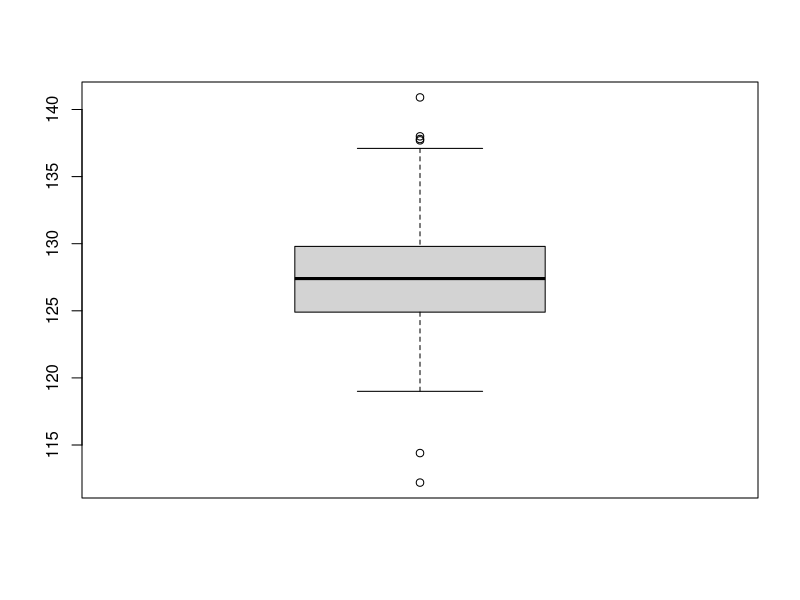

Reproduce this figure in R.
#Ucitavanje podataka
data <- read.csv("travel-times.csv", stringsAsFactors = F)
#informacije po kolonama
str(data)
#statistike informacije po kolonama (mean,median, std,...)
summary(data)

#provera nedostajucih vrednosti
# apply(data, MARGIN = 2, FUN = function(x) sum(is.na(x)))
# apply(data, MARGIN = 2, function(x) sum(x==" "))
# apply(data, 2, function(x) sum(x == "-"))
# apply(data, 2, function(a) sum(a == ""))
# ?apply

#drugi lepsi i brzi nacin za proveru nedostajucih vrednosti
colSums(data == "" | data == "-" | data == " " | is.na(data))

#izbacivanje kolona
data$Date <- NULL
data$StartTime <- NULL
data$DayOfWeek <- NULL

#provera tipa podataka u koloni
class(data$GoingTo)
#provera vrednosti u koloni
table(data$GoingTo)

#eksplicitno pretavranje kolone u character variablu (mozeda i ne mora)
data$GoingTo <- as.character(data$GoingTo)
#zamena svih "" vrednosti sa vredinosti koja se najvise pojavljuje u koloni
data$GoingTo[data$GoingTo == ""] <- "Work"
#pretvaranje character varijable u faktorsku kako bi mogla da radi u modelu
data$GoingTo <- factor(data$GoingTo, levels = c("Home", "Work"))

#informacije po kolonama
str(data)

#pretavranje nedostajucih vrednosti u NA kako bi mogli da izracunamo medijanu
data$FuelEconomy[data$FuelEconomy == "" | data$FuelEconomy == " " | data$FuelEconomy == "-" | is.na(data$FuelEconomy)] <- NA
#pretvaranje kolone u numericku eksplicitno
data$FuelEconomy <- as.numeric(data$FuelEconomy)

#provera da li kolona ima normalnu raspodelu
shapiro.test(na.omit(data$FuelEconomy))
#shapiro.test(data$FuelEconomy[!is.na(data$FuelEconomy)])
#saznanjem da kolona nema normalnu raspodelu jer je sig < 0.05 NA vrednosti menjamo medijanom kolone

#kreiranje nove promenjive koja je medijana kolone
medianFuelEconomy <- median(data$FuelEconomy, na.rm = T)

#brisanje promenjive (samo primer)
rm(meanFuelEconomy)

#zameni svih NA vrednosti sa medijanom
data$FuelEconomy[is.na(data$FuelEconomy)] <- medianFuelEconomy

#kreiranje promenjive koja oznacava 60-ti percentil kolone
percentil60 <- quantile(data$Congestion407, 0.6)
percentil60

#kreiranje target promenjive po principu ako je Congestion407 manji od 60-tog percentila 
#i observacija nije unela komentar onda ce biti "Yes" u svim ostalim  slucajevima je "No"
data$Take407All <- ifelse(data$Congestion407 < percentil60 & data$Comments == "",
                          yes = "Yes", no = "No")

#pretvaranje taget kolone u faktor
data$Take407All <- as.factor(data$Take407All)

#izbacivanje kolona koje su ucestvovale u kreiranju target kolone radi sprecavanje curenja podataka 
#i nerealnih performansi modela
data$Congestion407 <- NULL
data$Comments <- NULL

str(data)

#iscratavnje box plot-a za kolonu MaxSpeed kako bi se utvrdilo postojanje outlajera
boxplot(data$MaxSpeed)

#statisticki zapis box plot-a
boxplot.stats(data$MaxSpeed)

#broj aoutlajera za datu kolonu
length(boxplot.stats(data$MaxSpeed)$out)

#provera za svaku kolonu koristeci apply funkciju
apply(data, 2, function(x) boxplot.stats(data$MaxSpeed))
apply(data[,2:8], 2, function(x) length(boxplot.stats(data$MaxSpeed)$out))

?scale

data.std <- apply(data[,2:8], 2, function(x) scale(x, median(x), IQR(x)))

data.std <- as.data.frame(data.std)


goingTo <- as.integer(data$GoingTo)
goingToMinus1 <- as.integer(data$GoingTo) - 1
rm(goingTo)
rm(goingToMinus1)

data.std$GoingTo <- as.integer(data$GoingTo) - 1
data.std$Take407All <- data$Take407All

data.std <- data.std[,c(8,1:7,9)]

str(data.std)

summary(data.std)





















